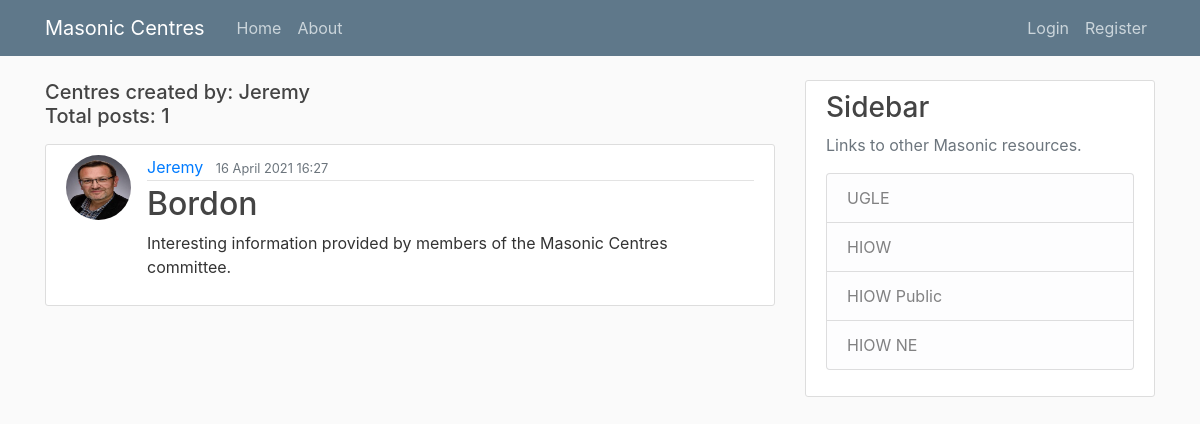
Page /user/Jeremy/ on the earlier database version.
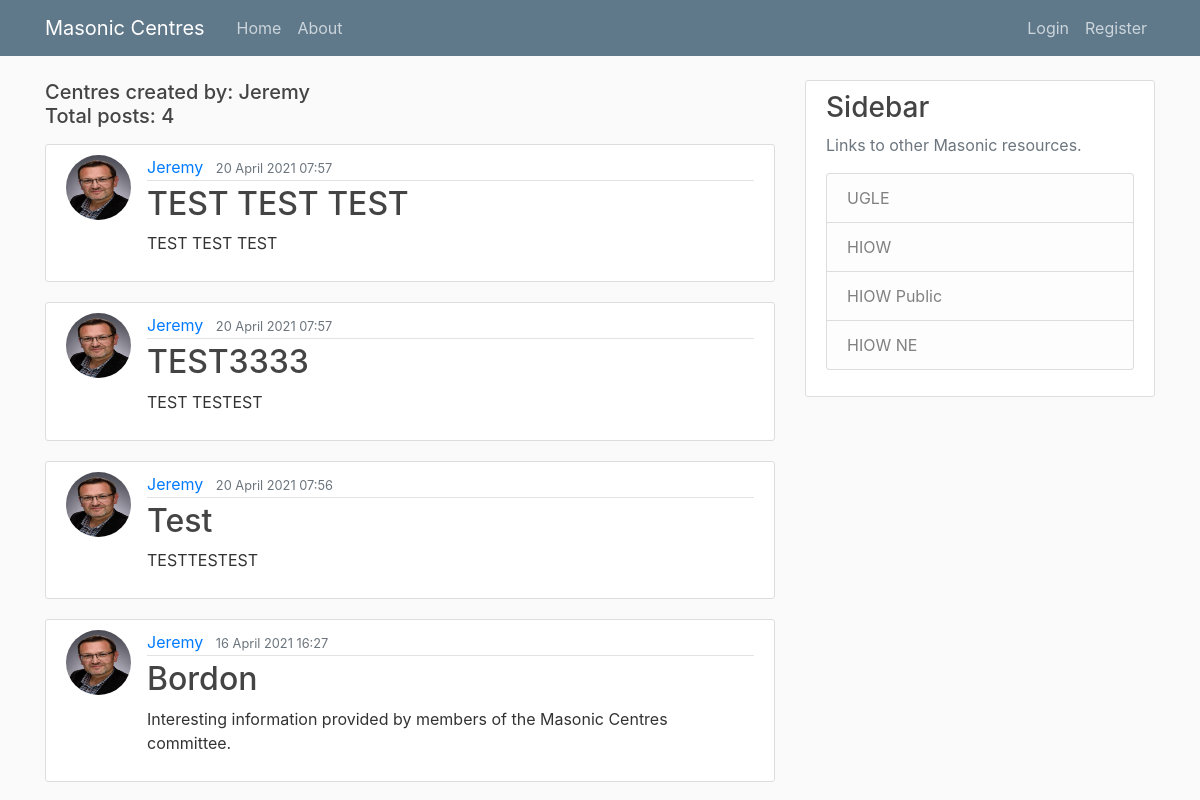
Same page on the later database version.
### blog/models.py (models this page shows, shortened)
class Post(models.Model):
    title = models.CharField(max_length=100)
    content = models.TextField()
    date_posted = models.DateTimeField(default=timezone.now)
    update_posted = models.DateTimeField(auto_now=True)
    author = models.ForeignKey(User, on_delete=models.CASCADE)

### users/models.py (models this page shows, shortened)
class Profile(models.Model):
    user = models.OneToOneField(User, on_delete=models.CASCADE)
    image = models.ImageField(default='default.jpg', upload_to='profile_pics')

### blog/views.py (the view)
# urls.py: path('user/<str:username>/', UserPostListView.as_view(), name='user-posts'),
class UserPostListView(ListView):
    model = Post
    template_name = 'blog/user_post.html'
    context_object_name = 'posts'
    paginate_by = 5
    def get_queryset(self):
        user = get_object_or_404(User, username=self.kwargs.get('username'))
        return Post.objects.filter(author=user).order_by('-date_posted')

### blog/templates/blog/user_post.html (shortened to what this page needs)
{% extends "blog/base.html" %}
{% block content %}
    <h5 class="mb-3">Centres created by: {{ view.kwargs.username }}<br>Total posts: {{ page_obj.paginator.count }}</h5>
    {% for post in posts %}
        <article class="media content-section">
            <img class="rounded-circle article-img" src="{{ post.author.profile.image.url }}" alt="Profile picture">
            <div class="media-body">
                <div class="article-metadata">
                    <a class="mr-2" href="{% url 'user-posts' post.author.username %}">{{ post.author }}</a>
                    <small class="text-muted">{{ post.date_posted|date:"d F Y H:i" }}</small>
                </div>
                <h2><a class="article-title" href="{% url 'post-detail' post.id %}">{{ post.title }}</a></h2>
                <p class="article-content">{{ post.content }}</p>
            </div>
        </article>
    {% endfor %}
{% endblock content %}

Differences in the rows shown:
added Post: author.profile.image (picture), author "Jeremy", date_posted "20 April 2021 07:57", title "TEST TEST TEST", content "TEST TEST TEST"
added Post: author.profile.image (picture), author "Jeremy", date_posted "20 April 2021 07:57", title "TEST3333", content "TEST TESTEST"
added Post: author.profile.image (picture), author "Jeremy", date_posted "20 April 2021 07:56", title "Test", content "TESTTESTEST"
Other differences:
{{ page_obj.paginator.count }}: "1" → "4"
